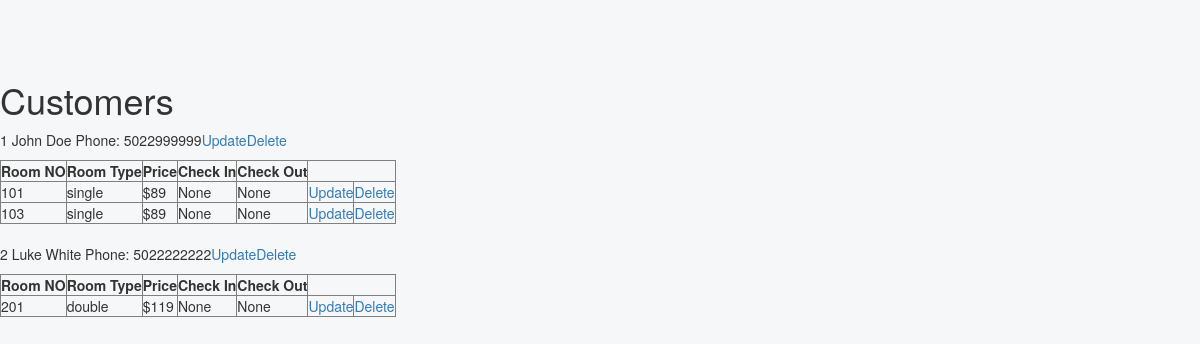
The app's page /hotel/customers/, older data.
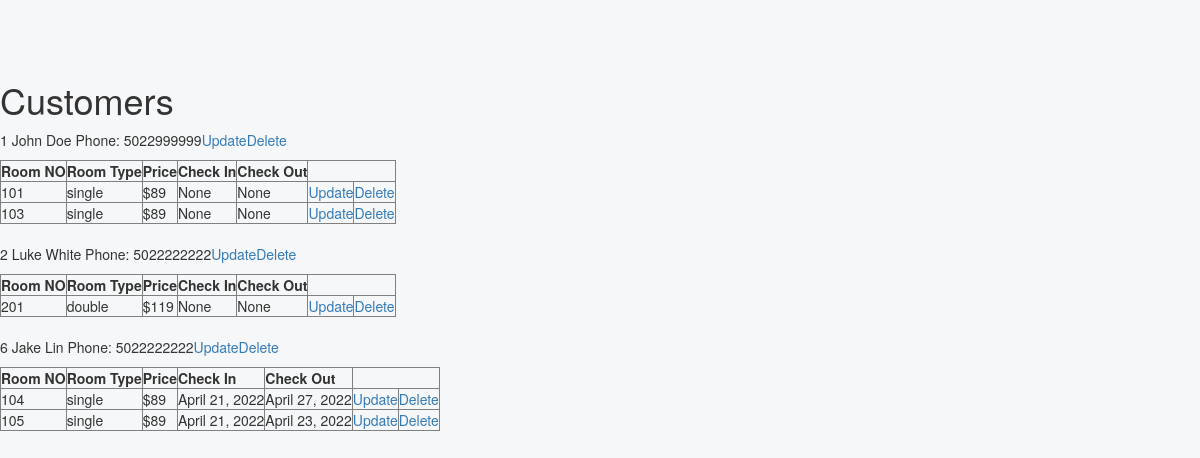
The same page, newer data.
### hotel/models.py (models this page shows)
class Customers(models.Model):
    id = models.AutoField(primary_key=True)
    firstname = models.CharField(max_length=255)
    lastname = models.CharField(max_length=255)
    phone = models.CharField(max_length=10)

class Rooms(models.Model):
    id = models.AutoField(primary_key=True)
    room_no = models.CharField(max_length=50)
    customer_id = models.IntegerField(null=True)
    room_type = models.CharField(max_length=50)
    price = models.IntegerField(null=True)
    check_in = models.DateField(null=True)
    check_out = models.DateField(null=True)

### hotel/views.py (the view)
# urls.py: path('customers/', views.customers, name='customers'),
def customers(request):
    customers = Customers.objects.all().values()
    for c in customers:
        rooms = Rooms.objects.filter(customer_id=c['id']).values()
        c['rooms']=rooms
    template = loader.get_template('customers.html')
    context = {
        'customers': customers,
    }
    return HttpResponse(template.render(context,request))

### hotel/templates/customers.html
{% extends 'header.html' %}
{% block content %}
<h1>Customers</h1>
{% for c in customers %}
<p>{{ c.id }} {{ c.firstname }} {{ c.lastname }} Phone: {{ c.phone }}<a href="updatecustomer/{{ c.id }}">Update</a><a href="deletecustomer/{{ c.id }}">Delete</a></p>
<table border=".5">
    <tr>
        <th>Room NO</th>
        <th>Room Type</th>
        <th>Price</th>
        <th>Check In</th>
        <th>Check Out</th>
        </tr>
    {% for r in c.rooms %}
    <tr>
        <td>{{ r.room_no }}</td>
        <td>{{ r.room_type }}</td>
        <td>${{ r.price }}</td>
        <td>{{ r.check_in }}</td>
        <td>{{ r.check_out }}</td>
        <td>
            <a href="updatecustomerroom/{{ r.id }}">Update</a>
        </td>
        <td>
            <a href="deletecustomerroom/{{ r.id }}">Delete</a>
        </td>
    </tr>
    {% endfor %}
</table>
<br>
{% endfor %}
{% endblock %}

Row changes from the older to the newer data that the page shows:
added Customers: id "6", firstname "Jake", lastname "Lin", phone "5022222222"
now on this page (row edited): Rooms: room_no "104", room_type "single", price "89", check_in "April 21, 2022", check_out "April 27, 2022", shown under "6"
now on this page (row edited): Rooms: room_no "105", room_type "single", price "89", check_in "April 21, 2022", check_out "April 23, 2022", shown under "6"
